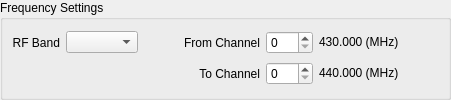
              <widget class="QGroupBox" name="FrequencySettings">
               <property name="title">
                <string>Frequency Settings</string>
               </property>
               <layout class="QGridLayout" name="gridLayout_5">
                <property name="leftMargin">
                 <number>9</number>
                </property>
                <property name="topMargin">
                 <number>9</number>
                </property>
                <property name="rightMargin">
                 <number>9</number>
                </property>
                <property name="bottomMargin">
                 <number>9</number>
                </property>
                <item row="1" column="4">
                 <layout class="QHBoxLayout" name="horizontalLayout_3">
                  <item>
                   <widget class="QSpinBox" name="MinimumChannel">
                    <property name="sizePolicy">
                     <sizepolicy hsizetype="Preferred" vsizetype="Fixed">
                      <horstretch>0</horstretch>
                      <verstretch>0</verstretch>
                     </sizepolicy>
                    </property>
                    <property name="maximumSize">
                     <size>
                      <width>60</width>
                      <height>16777215</height>
                     </size>
                    </property>
                    <property name="font">
                     <font>
                      <weight>50</weight>
                      <bold>false</bold>
                     </font>
                    </property>
                    <property name="maximum">
                     <number>250</number>
                    </property>
                   </widget>
                  </item>
                  <item>
                   <widget class="QLabel" name="MinFreq">
                    <property name="sizePolicy">
                     <sizepolicy hsizetype="Preferred" vsizetype="Fixed">
                      <horstretch>0</horstretch>
                      <verstretch>0</verstretch>
                     </sizepolicy>
                    </property>
                    <property name="maximumSize">
                     <size>
                      <width>16777215</width>
                      <height>16777215</height>
                     </size>
                    </property>
                    <property name="text">
                     <string>430.000 (MHz)</string>
                    </property>
                   </widget>
                  </item>
                 </layout>
                </item>
                <item row="1" column="3">
                 <widget class="QLabel" name="MaximumChannelLabel">
                  <property name="sizePolicy">
                   <sizepolicy hsizetype="Preferred" vsizetype="Preferred">
                    <horstretch>0</horstretch>
                    <verstretch>0</verstretch>
                   </sizepolicy>
                  </property>
                  <property name="minimumSize">
                   <size>
                    <width>0</width>
                    <height>0</height>
                   </size>
                  </property>
                  <property name="font">
                   <font>
                    <weight>50</weight>
                    <bold>false</bold>
                   </font>
                  </property>
                  <property name="text">
                   <string>From Channel</string>
                  </property>
                  <property name="alignment">
                   <set>Qt::AlignRight|Qt::AlignTrailing|Qt::AlignVCenter</set>
                  </property>
                 </widget>
                </item>
                <item row="1" column="0">
                 <widget class="QLabel" name="BandLabel">
                  <property name="font">
                   <font>
                    <weight>50</weight>
                    <bold>false</bold>
                   </font>
                  </property>
                  <property name="text">
                   <string>RF Band</string>
                  </property>
                  <property name="alignment">
                   <set>Qt::AlignRight|Qt::AlignTrailing|Qt::AlignVCenter</set>
                  </property>
                 </widget>
                </item>
                <item row="1" column="1">
                 <widget class="QComboBox" name="RFBand">
                  <property name="maximumSize">
                   <size>
                    <width>90</width>
                    <height>16777215</height>
                   </size>
                  </property>
                  <property name="toolTip">
                   <string>Set the RF Band used.</string>
                  </property>
                  <property name="layoutDirection">
                   <enum>Qt::LeftToRight</enum>
                  </property>
                  <property name="modelColumn">
                   <number>0</number>
                  </property>
                 </widget>
                </item>
                <item row="1" column="7">
                 <spacer name="horizontalSpacer_5">
                  <property name="orientation">
                   <enum>Qt::Horizontal</enum>
                  </property>
                  <property name="sizeHint" stdset="0">
                   <size>
                    <width>40</width>
                    <height>20</height>
                   </size>
                  </property>
                 </spacer>
                </item>
                <item row="2" column="4">
                 <layout class="QHBoxLayout" name="horizontalLayout_2">
                  <item>
                   <widget class="QSpinBox" name="MaximumChannel">
                    <property name="sizePolicy">
                     <sizepolicy hsizetype="Preferred" vsizetype="Fixed">
                      <horstretch>0</horstretch>
                      <verstretch>0</verstretch>
                     </sizepolicy>
                    </property>
                    <property name="maximumSize">
                     <size>
                      <width>60</width>
                      <height>16777215</height>
                     </size>
                    </property>
                    <property name="font">
                     <font>
                      <weight>50</weight>
                      <bold>false</bold>
                     </font>
                    </property>
                    <property name="maximum">
                     <number>250</number>
                    </property>
                   </widget>
                  </item>
                  <item>
                   <widget class="QLabel" name="MaxFreq">
                    <property name="sizePolicy">
                     <sizepolicy hsizetype="Preferred" vsizetype="Fixed">
                      <horstretch>0</horstretch>
                      <verstretch>0</verstretch>
                     </sizepolicy>
                    </property>
                    <property name="maximumSize">
                     <size>
                      <width>16777215</width>
                      <height>16777215</height>
                     </size>
                    </property>
                    <property name="text">
                     <string>440.000 (MHz)</string>
                    </property>
                   </widget>
                  </item>
                 </layout>
                </item>
                <item row="2" column="3">
                 <widget class="QLabel" name="MinimumChannelLabel">
                  <property name="sizePolicy">
                   <sizepolicy hsizetype="Preferred" vsizetype="Preferred">
                    <horstretch>0</horstretch>
                    <verstretch>0</verstretch>
                   </sizepolicy>
                  </property>
                  <property name="minimumSize">
                   <size>
                    <width>0</width>
                    <height>0</height>
                   </size>
                  </property>
                  <property name="font">
                   <font>
                    <weight>50</weight>
                    <bold>false</bold>
                   </font>
                  </property>
                  <property name="text">
                   <string>To Channel</string>
                  </property>
                  <property name="alignment">
                   <set>Qt::AlignRight|Qt::AlignTrailing|Qt::AlignVCenter</set>
                  </property>
                 </widget>
                </item>
                <item row="1" column="2">
                 <spacer name="horizontalSpacer_2">
                  <property name="orientation">
                   <enum>Qt::Horizontal</enum>
                  </property>
                  <property name="sizeHint" stdset="0">
                   <size>
                    <width>40</width>
                    <height>20</height>
                   </size>
                  </property>
                 </spacer>
                </item>
               </layout>
              </widget>
